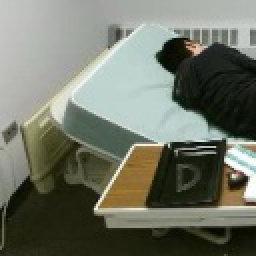
#> input picture data/rgb-image-train/positive/1_color_1462637454252.jpg, 128 x 128 px (shown 2 times larger); its folder holds only this picture in this run
$ python -i utils.py   (imports and definitions only)
#> lines starting #> are read from the running program, lines starting #| are printed output that depends on the picture
from fnmatch import fnmatch
import imutils
import time
import csv
import cv2
import os

# [17 lines left out: function video_to_frame, not called in this run]

def file_iterator(input_dir, extension):
    for root, dirs, files in os.walk(input_dir):
        for f in files:
            if fnmatch(f, '*.' + extension):
                yield os.path.join(root, f)

# [38 lines left out: functions build_hog, sliding_window, pyramid, load_bounding_box, not called in this run]

def draw_rectangle(img, window, color=(0, 55, 255)):
    cv2.rectangle(img, (window[0], window[1]), (window[2], window[3]), color, +2, 4)

# [6 lines left out: function overlap, not called in this run]

def cpt_area(box):
    return (box[0] - box[2]) * (box[1] - box[3])

def timestamp():
    return int(round(time.time() * 1000))

def abs(val):
    return val if val > 0 else -val

def rotate(img, degree):
    w, h = img.shape
    M = cv2.getRotationMatrix2D((w / 2, h / 2), degree, 1)
    return cv2.warpAffine(img, M, (w, h))

def rotated():
    for f in file_iterator('../data/rgb-image-train/positive', 'jpg'):
        img = cv2.cvtColor(cv2.imread(f), cv2.COLOR_BGR2GRAY)
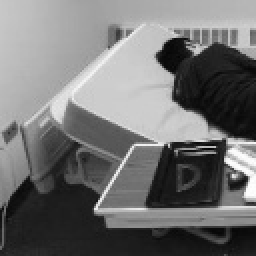
#> img: shape (128, 128) (shown 2 times larger); min 4, max 254, mean 114.5
        img = cv2.resize(img, (128, 128))
        for degree in range(0, 360, 90):
            cv2.imwrite('../data/rgb-image-train/rotated-positive/' + \
                    str(degree) + '_' + os.path.basename(f), \
                    rotate(img, degree))
#> this loop made 4 passes
#> pass 2, in rotated, `cv2.imwrite('../data/rgb-image-train/rotated-positive/' + \ str(degree..`:
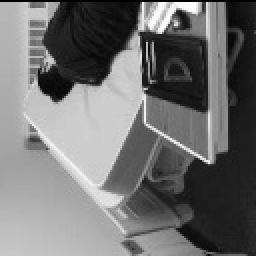
#> saved as 90_1_color_1462637454252.jpg: shape (128, 128) (shown 2 times larger); min 0, max 254, mean 113.3

>>> result = rotated()

$ run again, on data/rgb-image-train/positive/1_color_1462637547371.jpg
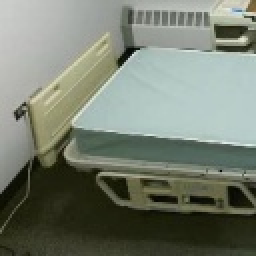
#> input picture data/rgb-image-train/positive/1_color_1462637547371.jpg, 128 x 128 px (shown 2 times larger)
#> in rotated, `img = cv2.cvtColor(cv2.imread(f), cv2.COLOR_BGR2GRAY)`:
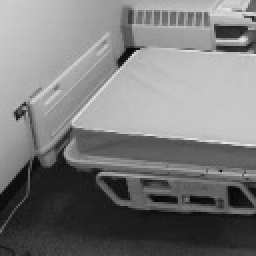
#> img: shape (128, 128) (shown 2 times larger); min 4, max 235, mean 122.8
#> the loop in rotated, `for degree in range(0, 360, 90):` made 4 passes
#> pass 2, in rotated, `cv2.imwrite('../data/rgb-image-train/rotated-positive/' + \ str(degree..`:
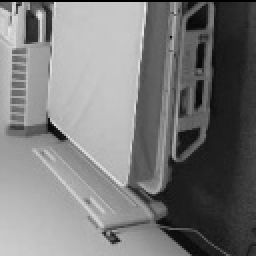
#> saved as 90_1_color_1462637547371.jpg: shape (128, 128) (shown 2 times larger); min 0, max 235, mean 121.7

$ run again, on data/rgb-image-train/positive/1_color_1462637554666.jpg
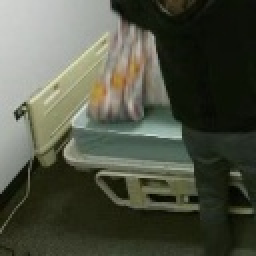
#> input picture data/rgb-image-train/positive/1_color_1462637554666.jpg, 128 x 128 px (shown 2 times larger)
#> in rotated, `img = cv2.cvtColor(cv2.imread(f), cv2.COLOR_BGR2GRAY)`:
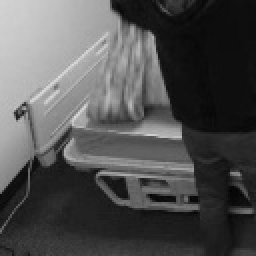
#> img: shape (128, 128) (shown 2 times larger); min 1, max 220, mean 81
#> the loop in rotated, `for degree in range(0, 360, 90):` made 4 passes
#> pass 2, in rotated, `cv2.imwrite('../data/rgb-image-train/rotated-positive/' + \ str(degree..`:
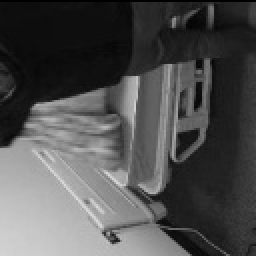
#> saved as 90_1_color_1462637554666.jpg: shape (128, 128) (shown 2 times larger); min 0, max 220, mean 79.9

$ run again, on data/rgb-image-train/positive/1_color_1462637458435.jpg
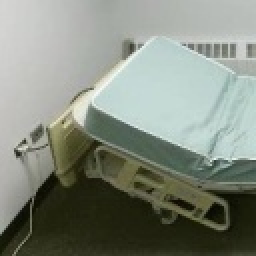
#> input picture data/rgb-image-train/positive/1_color_1462637458435.jpg, 128 x 128 px (shown 2 times larger)
#> in rotated, `img = cv2.cvtColor(cv2.imread(f), cv2.COLOR_BGR2GRAY)`:
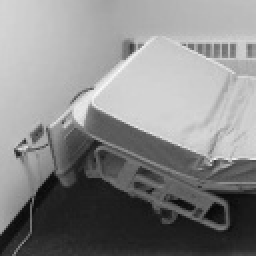
#> img: shape (128, 128) (shown 2 times larger); min 5, max 250, mean 135.2
#> the loop in rotated, `for degree in range(0, 360, 90):` made 4 passes
#> pass 2, in rotated, `cv2.imwrite('../data/rgb-image-train/rotated-positive/' + \ str(degree..`:
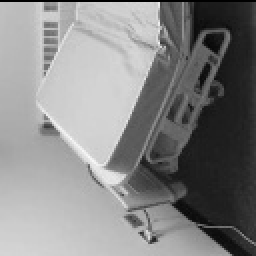
#> saved as 90_1_color_1462637458435.jpg: shape (128, 128) (shown 2 times larger); min 0, max 250, mean 133.8
